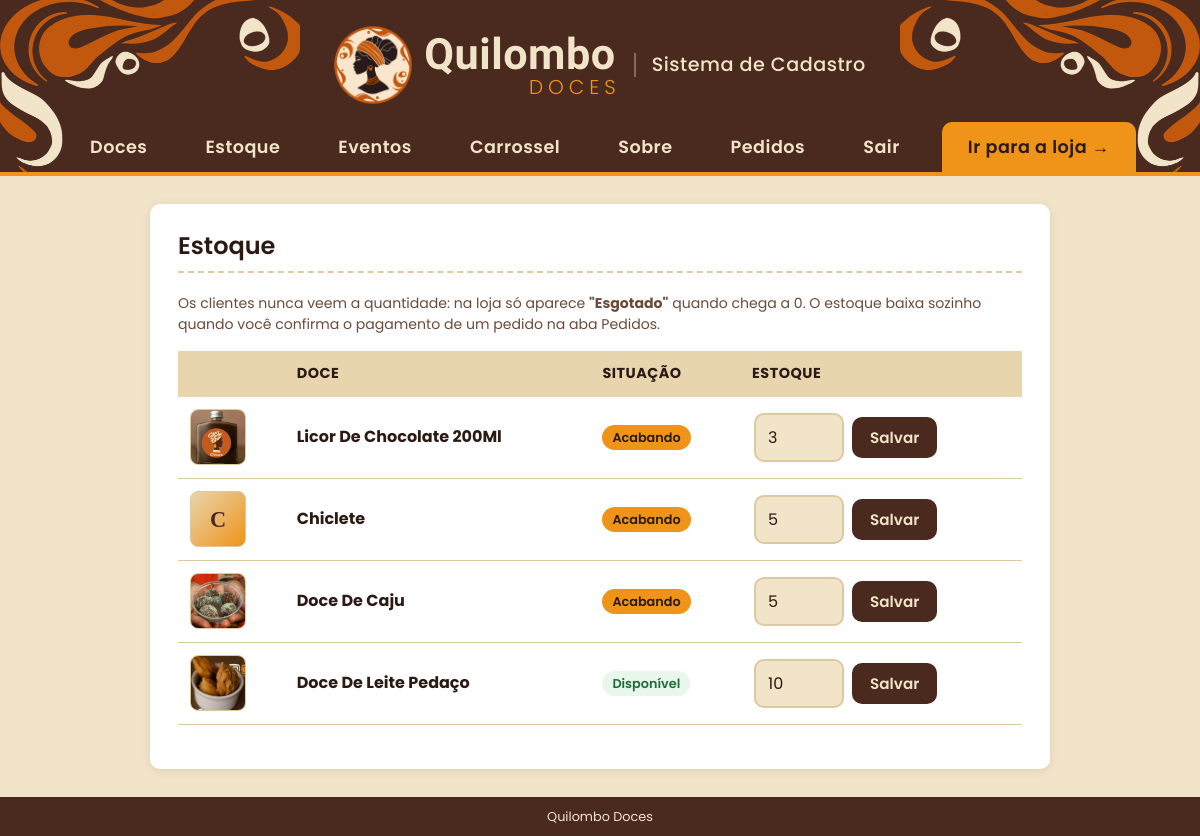
The page /estoque (signed in) on the database its author committed.
### tables this page shows
CREATE TABLE doces (
            id     INTEGER PRIMARY KEY AUTOINCREMENT,
            nome   TEXT    NOT NULL,
            preco  REAL    NOT NULL
        , imagem TEXT, descricao TEXT, destaque INTEGER NOT NULL DEFAULT 0, estoque INTEGER NOT NULL DEFAULT 0, categoria_id INTEGER);

### app.py (the view)
@app.route("/estoque")
def estoque():
    conn = conectar_banco()
    doces = conn.execute('SELECT * FROM doces ORDER BY estoque, nome').fetchall()
    conn.close()
    return render_template("estoque.html", doces=doces,
                           msg=request.args.get("msg", ""))

### app.py (called while the page is built)
@app.context_processor
def dados_globais():
    return {
        "qtd_carrinho": sum(session.get("carrinho", {}).values()),
        "whatsapp": WHATSAPP,
        "pedidos_pendentes": contar_pedidos_pendentes(),
        "cliente": cliente_atual(),      # cliente logado na loja (ou None)
    }

def contar_pedidos_pendentes():
    conn = conectar_banco()
    qtd = conn.execute(
        "SELECT COUNT(*) FROM pedidos WHERE status = 'informado'").fetchone()[0]
    conn.close()
    return qtd

@app.before_request
def proteger_admin():
    endpoint = request.endpoint or ""
    if (not endpoint                            # pagina que nao existe: mostra o erro 404
            or endpoint.startswith("loja")
            or endpoint.startswith("contas.")
            or endpoint in PAGINAS_PUBLICAS
            or session.get("admin_id")):
        return None
    if endpoint == "listar":
        return redirect(url_for("loja"))
    proximo = request.path if request.method == "GET" else ""
    return redirect(url_for("admin_entrar", proximo=proximo))

### contas.py (called while the page is built, shortened)
def cliente_atual():
    id_cliente = session.get("cliente_id")
    if not id_cliente:
        return None

### templates/estoque.html (shortened to what this page needs)
{% extends "base.html" %}
{% block conteudo %}
  <h2>Estoque</h2>
  <p class="dica">Os clientes nunca veem a quantidade: na loja só aparece <b>"Esgotado"</b> quando chega a 0.
     O estoque baixa sozinho quando você confirma o pagamento de um pedido na aba Pedidos.</p>
  {% if doces %}
    <table>
      <tr>
        <th></th>
        <th>Doce</th>
        <th>Situação</th>
        <th>Estoque</th>
      </tr>
      {% for d in doces %}
        <tr class="{% if d['estoque'] <= 0 %}linha-esgotada{% endif %}">
          <td>
            {% if d['imagem'] %}
              <img class="miniatura" src="{{ url_for('static', filename='uploads/' ~ d['imagem']) }}" alt="">
            {% else %}
              <span class="miniatura sem-foto">{{ d['nome'][0]|upper }}</span>
            {% endif %}
          </td>
          <td><b>{{ d['nome'] }}</b></td>
          <td>
            {% if d['estoque'] <= 0 %}<span class="selo selo-cancelado">Esgotado</span>
            {% elif d['estoque'] <= 5 %}<span class="selo selo-informado">Acabando</span>
            {% else %}<span class="selo selo-pago">Disponível</span>{% endif %}
          </td>
          <td>
            <form class="form-estoque" method="post" action="{{ url_for('mudar_estoque', id_doce=d['id']) }}">
              <input type="number" name="estoque" value="{{ d['estoque'] }}" min="0" step="1"
                     aria-label="Estoque de {{ d['nome'] }}">
              <button type="submit">Salvar</button>
            </form>
          </td>
        </tr>
      {% endfor %}
    </table>
  {% else %}
    <p class="vazio">Nenhum doce cadastrado ainda.</p>
  {% endif %}
{% endblock %}

### static/estilo.css (style rules this page uses)
:root { --areia: #f2e4c8; --areia-escura: #e8d5ae; --cacau: #2b1a14; --raiz: #4a2a1e; --cacau-2: #2b1a14; --terracota: #c35a1e; --terracota-hover: #4a2a1e; --ouro: #ef9319; --ouro-hover: #d6820f; --verde: #25d366; --verde-hover: #1da851; --perigo: #c0392b; --sucesso-bg: #e8f6ec; --sucesso-txt: #1e6b3a; --erro-bg: #fdecea; --branco: #ffffff; --borda: #dcc9a0; --texto-suave: #6b4a3a; --raio: 10px; --raio-grande: 12px; --sombra: 0 2px 10px rgba(74, 42, 30, 0.10); --sombra-forte: 0 8px 20px rgba(74, 42, 30, 0.18); --fonte-texto: "Poppins", Arial, sans-serif; --fonte-marca: "Kaushan Script", cursive; }
* { box-sizing: border-box; }
body { margin: 0; font-family: var(--fonte-texto); font-size: 16px; line-height: 1.5; color: var(--cacau); background: var(--areia); min-height: 100vh; display: flex; flex-direction: column; }
h1, h2, h3 { font-family: var(--fonte-texto); font-weight: 600; line-height: 1.2; }
img { max-width: 100%; }
.dica { display: block; color: var(--texto-suave); font-size: 0.88rem; margin-top: 6px; }
main h2 { margin-top: 0; padding-bottom: 10px; border-bottom: 2px dashed var(--borda); }
table { width: 100%; border-collapse: collapse; margin: 16px 0; }
th { text-align: left; background: var(--areia-escura); padding: 12px; font-size: 0.9rem; text-transform: uppercase; letter-spacing: 0.5px; }
td { padding: 12px; border-bottom: 1px solid var(--borda); vertical-align: middle; word-break: break-word; max-width: 400px; }
.form-estoque { display: flex; gap: 8px; align-items: center; }
.form-estoque input[type="number"] { width: 90px; }
.selo { display: inline-block; padding: 3px 10px; border-radius: 999px; font-size: 0.8rem; font-weight: 600; white-space: nowrap; }
.selo-informado { background: var(--ouro); color: var(--cacau); }
.selo-pago { background: var(--sucesso-bg); color: var(--sucesso-txt); }
td form { display: inline-block; margin: 4px 2px; }
button, .botao, .btn-whatsapp { font-family: inherit; font-size: 0.95rem; font-weight: 600; border: none; border-radius: var(--raio); padding: 9px 18px; cursor: pointer; text-decoration: none; display: inline-block; transition: background 0.2s, transform 0.1s; }
button { background: var(--raiz); color: var(--areia); }
input[type="text"], input[type="password"], input[type="number"], input[type="date"], textarea { width: 100%; max-width: 420px; padding: 10px 12px; font-family: inherit; font-size: 1rem; color: var(--cacau); background: var(--areia); border: 2px solid var(--borda); border-radius: var(--raio); transition: border-color 0.2s, box-shadow 0.2s; }
.miniatura { display: flex; align-items: center; justify-content: center; width: 56px; height: 56px; object-fit: cover; background: var(--branco); border-radius: 8px; border: 1px solid var(--borda); }
.miniatura.sem-foto { background: linear-gradient(135deg, var(--areia-escura), var(--ouro)); color: var(--raiz); font-family: Georgia, serif; font-weight: bold; font-size: 1.4rem; }

### rows shown on the page
doces: imagem (picture), nome "Licor De Chocolate 200Ml", shows "Acabando", estoque "3"
doces: nome "C", nome "Chiclete", shows "Acabando", estoque "5"
doces: imagem (picture), nome "Doce De Caju", shows "Acabando", estoque "5"
doces: imagem (picture), nome "Doce De Leite Pedaço", shows "Disponível", estoque "10"
